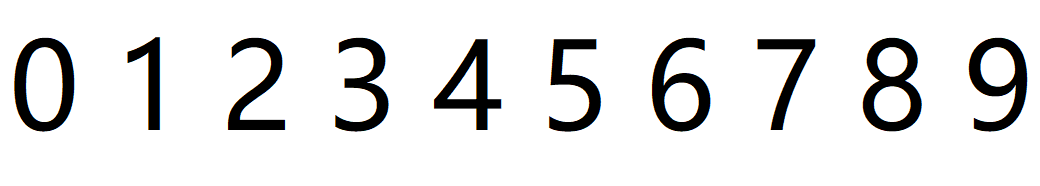
#> input picture opencv/number.png, 1040 x 186 px
$ python identify_number.py
#> lines starting #> are read from the running program, lines starting #| are printed output that depends on the picture; after the words box and inside, x2 and y2 are one past the last pixel; in counts of white or black regions, pixels touching at a corner belong together
import cv2
import numpy


# 定义一个函数可以直接展示图片
def cv_show(name, img):
    cv2.imshow(name, img)
    cv2.waitKey(0)
    cv2.destroyAllWindows()


# 读取模板图像
number = cv2.imread('number.png')
#> number is the input picture: shape (186, 1040, 3); mean B, G, R 228.4, 228.5, 228.4
# cv_show('number', number)
List = []
# 图片转灰度图
gray = cv2.cvtColor(number, cv2.COLOR_BGR2GRAY)
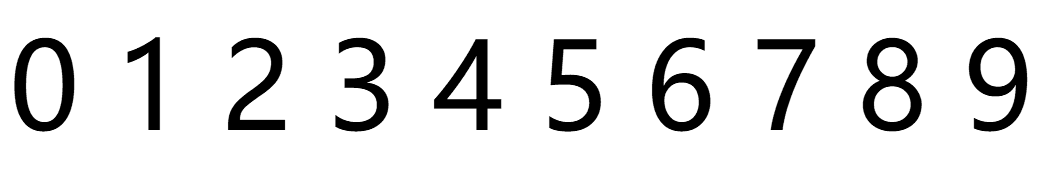
#> gray: shape (186, 1040); min 0, max 255, mean 228.4
# cv_show('gray', gray)

# 图像转为二值图像
ret, gray = cv2.threshold(gray, 127, 255, cv2.THRESH_BINARY_INV)
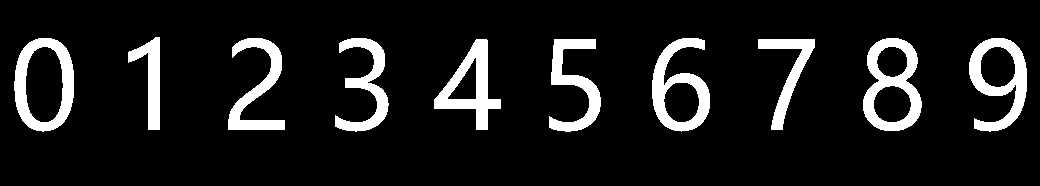
#> gray: shape (186, 1040); 10.5% white; 10 white regions
# cv_show('gray', gray)

# 使用findContours获得轮廓，RETR_EXTERNAL获得图像的外轮廓，CHAIN_APPROX_SIMPLE以保留坐标点的形式保留轮廓
contours, hierarchy = cv2.findContours(gray, cv2.RETR_EXTERNAL, cv2.CHAIN_APPROX_SIMPLE)
#> contours = 10 contours; largest, box (x1, y1, x2, y2) and area: (14, 38, 74, 132) 4523, (863, 38, 922, 131) 4125, (969, 38, 1027, 132) 3279, (652, 38, 710, 132) 3278, (434, 39, 501, 130) 2648

each_x = []
new_contours = []
for each in contours:
    x, y, w, h = cv2.boundingRect(each)
    each_x.append(x)
#> this loop made 10 passes
#> (x, y, w, h) on passes 1 to 10: (758, 39, 57, 91), (549, 39, 52, 93), (434, 39, 67, 91), (969, 38, 58, 94), (863, 38, 59, 93), (652, 38, 58, 94), (335, 38, 54, 94), (228, 38, 57, 92), (14, 38, 60, 94), (128, 37, 32, 93)
#> after the loop, each_x = [758, 549, 434, 969, 863, 652, 335, 228, 14, 128]

# boundingBoxers = sorted(zip)
cnt = contours[0]
#> cnt = contour of 127 points, box (x1, y1, x2, y2) (758, 39, 815, 130), area 1348
number_new = number.copy()
# cv2.drawContours(number_new, contours, 5, (0, 0, 255), 2)
cv2.drawContours(number_new, [cnt], 0, (0, 0, 255), 2)
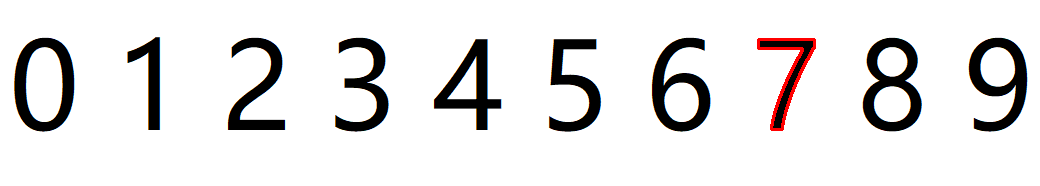
#> number_new: shape (186, 1040, 3); 0.51% of pixels changed, all inside (x1, y1, x2, y2) = (757, 38, 816, 131)
cv2.imshow('new', number_new)
cv2.waitKey(0)
